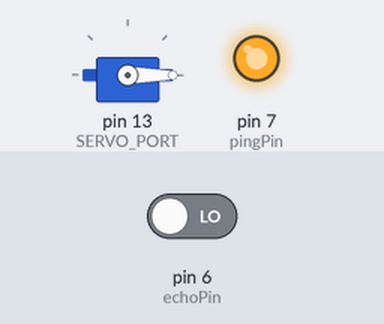
The sketch below on a simulated Arduino Uno, built with avr-gcc and run on an emulated ATmega328P. Shown: servo, output pins drawn as LEDs (lit = HIGH). The test bench sets the inputs (shaded band); at power-on: pin 6 (echoPin) LOW.

Above: at 0.1 s.
At 6.1 s:
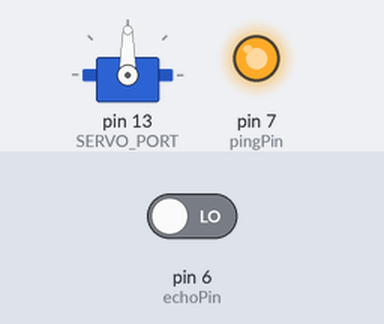
Timing chart, 0 to 7.6 s (numbered marks = the images above):
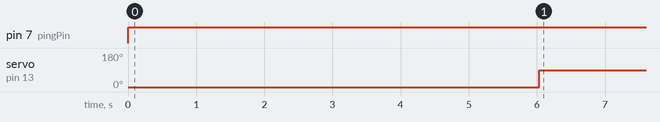

Measured:
- by itself, pin 7 (pingPin): LOW → HIGH at 0.00 s
- by itself, servo on pin 13 (SERVO_PORT): 0° → 90° at 6.0 s

The sketch:

SmartBin.ino
```cpp
#include <Servo.h>
#include <SoftwareSerial.h>

SoftwareSerial mySerial(0, 1);

Servo servo;
const int SERVO_PORT = 13;

const int pingPin = 7;
const int echoPin = 6;

long openDoor;
bool isOpen = false;

void setup() {
  mySerial.begin(9600);
  servo.attach(SERVO_PORT);
  servo.write(0);
}

void loop() {
  long duration, inches, cm;
  int openTime = 0;
  pinMode(pingPin, OUTPUT);
  digitalWrite(pingPin, LOW);
  digitalWrite(pingPin, HIGH);

  pinMode(echoPin, INPUT);
  duration = pulseIn(echoPin, HIGH);
  int distance = duration * 0.034 / 2;

  inches = microsecondsToInches(duration);
  cm = microsecondsToCentimeters(duration);
  if(distance <= 100) {
    openTime = (millis() - openDoor) / 1000;
    mySerial.print(openTime);
    mySerial.print("s ");
    mySerial.println();
    if(openTime > 5) {
      servo.write(90);
    } else {
      servo.write(0);
      isOpen = true;
    }
    if(!isOpen) {
      openDoor = millis();
    }
  }
  if(distance > 100) {
    isOpen = false;
    servo.write(0);
    openDoor = millis();
  }

  if(duration > 0) {
    mySerial.print(distance);
    mySerial.print("cm");
    mySerial.println();
  }
}

long microsecondsToInches(long microseconds) {
  return microseconds / 74 / 2;
}

long microsecondsToCentimeters(long microseconds) {
  return microseconds / 29 / 2;
}
```
